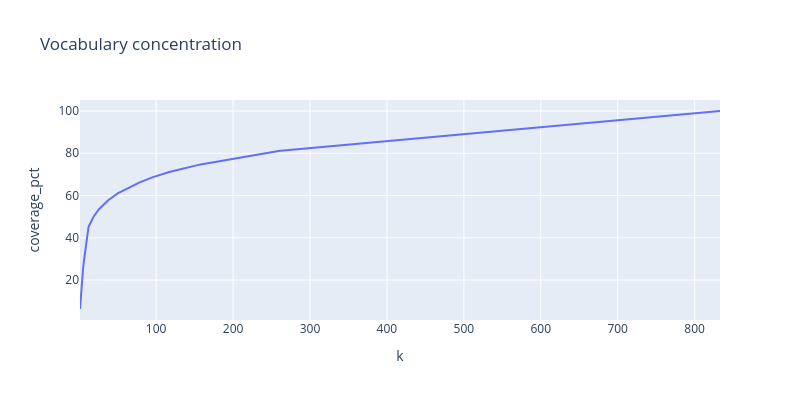

Notebook code for this chart:
### Code cell
field_count["coverage_pct"] = 100.0 * field_count["coverage"] / 3041

print("Vocabulary concentration")
for x in [25, 50, 75, 90]:
    k = field_count[field_count["coverage_pct"] > x]["k"].min()
    cov = field_count[field_count["coverage_pct"] > x]["coverage_pct"].min()
    print(f"Top {k} fields cover {cov:.2f}% of observations")

px.line(
    field_count,
    x="k",
    y="coverage_pct",
    width=800,
    height=400,
    title="Vocabulary concentration",
)

### Figure 1 — Plotly figure (JSON) as saved in the notebook; plotly's stock layout.template omitted (floating-point values rounded to 4 significant figures; data arrays with more than 128 entries replaced by an {"elided": "..."} marker saying what was removed)
{"data": [{"hovertemplate": "k=%{x}<br>coverage_pct=%{y}<extra></extra>", "legendgroup": "", "line": {"color": "#636efa", "dash": "solid"}, "marker": {"symbol": "circle"}, "mode": "lines", "name": "", "orientation": "v", "showlegend": false, "type": "scatter", "x": {"elided": "833 int values"}, "xaxis": "x", "y": {"elided": "833 float values"}, "yaxis": "y"}], "layout": {"height": 400, "legend": {"tracegroupgap": 0}, "title": {"text": "Vocabulary concentration"}, "width": 800, "xaxis": {"anchor": "y", "autorange": true, "domain": [0, 1], "range": [1, 833], "title": {"text": "k"}, "type": "linear"}, "yaxis": {"anchor": "x", "autorange": true, "domain": [0, 1], "range": [1.109, 105.2], "title": {"text": "coverage_pct"}, "type": "linear"}}}
